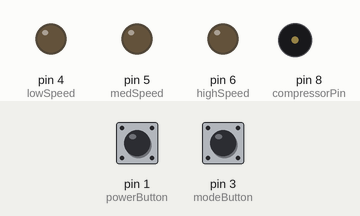
Recording of a sketch running on a simulated Arduino Uno, built with avr-gcc and run on an emulated ATmega328P. Parts: output pins drawn as LEDs (lit = HIGH), buzzer (waves = sounding). The test bench sets the inputs (shaded band); at power-on: pin 1 (powerButton) HIGH, pin 3 (modeButton) HIGH. Pins used as bus, display or sensor lines are not drawn.

Above: at 3.4 s.
3.5 s: pin 1 (powerButton) pulled LOW for 0.15 s
At 4.3 s:
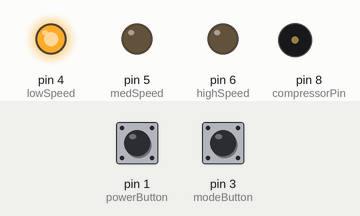
5.1 s: pin 3 (modeButton) pulled LOW for 3.2 s
At 9.0 s:
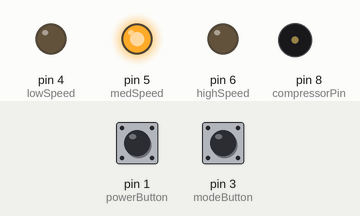
9.8 s: pin 3 (modeButton) pulled LOW for 0.15 s
At 10.3 s:
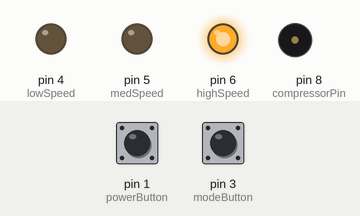
11.4 s: pin 3 (modeButton) pulled LOW for 1 s
At 13.4 s:
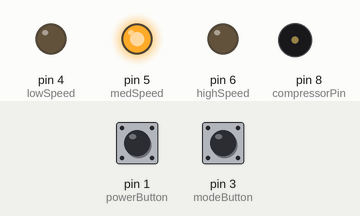
Timing chart, 0 to 14.9 s (numbered marks = the images above; inputs shaded):
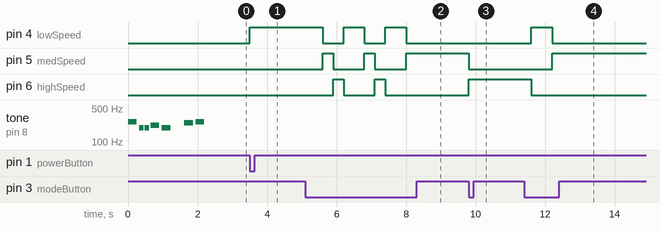

The sketch:

Window_Air_Conditioner_Motherboard_Code.ino
```cpp
/*  Duda.AC.v3.0

  This is a program to control a GE window air conditioning unit utlizing the built in pushbuttons
  (connections scratched on the board to disconnect).  It will control power, compressor, and fan.
  Eventually it may integrate with thermostat.  For now it's ON or OFF.

*/

#include "pitches.h"
// constants won't change. They're used here to set pin numbers:
const int powerButton = 1;
const int modeButton = 3;  // can choose the fan speed
const int lowSpeed = 4;  //  Turns the fan on low
const int medSpeed = 5;  //  Turns the fan on medium
const int highSpeed = 6;  //  Turns the fan on high
const int speakerPin = 7;  //  The piezo buzzer is connected to this
const int compressorPin = 8;  //  This pin is connected to the relay the controls the compressor
const int thermostatPin = 9;  //To be used in the future when I read the thermostate via serial.

int shaveMelody[] = { NOTE_C4, NOTE_G3, NOTE_G3, NOTE_A3, NOTE_G3, 0, NOTE_B3, NOTE_C4 }; // Shave and a haircut melody
int shaveDurations[] = { 4, 8, 8, 4, 4, 4, 4, 4 };  // Shave and a Haircut note length
int zippityDuda[] = { NOTE_C4, NOTE_C4, NOTE_D4, NOTE_E4, NOTE_A5, NOTE_F4, NOTE_F4, NOTE_D4, NOTE_E4, NOTE_E4 };  // Zippity Duda melody
int zippityDurations[] = { 4, 8, 8, 4, 2, 4, 8, 8, 4, 2 }; // Zippity Duda note length

// variables will change:
int stateCompressorPin = LOW;  // the current state of the compressor
int stateFanPin = LOW;  //  Is the fan on or off?
int lastButtonState;  // the previous state of button
int statePowerButton; // the current state of button
int modeButtonCounter = 0;  // counter for the number of button presses
int powerState = LOW;
int newModeCount;

void setup() {

  pinMode(powerButton, INPUT_PULLUP); // set arduino pin to input pull-up mode
  pinMode(modeButton, INPUT_PULLUP);
  pinMode(compressorPin, OUTPUT);  // set arduino pin to output mode
  pinMode(lowSpeed, OUTPUT);
  pinMode(medSpeed, OUTPUT);
  pinMode(highSpeed, OUTPUT);
  pinMode(speakerPin, OUTPUT);
  pinMode(thermostatPin, INPUT);
  statePowerButton = LOW;

  // plays music
  {
    for (int thisNote = 0; thisNote < 8; thisNote++) {
      int shaveDuration = 1000 / shaveDurations[thisNote];
      tone(8, shaveMelody[thisNote], shaveDuration);
      int pauseBetweenNotes = shaveDuration * 1.30;
      delay(pauseBetweenNotes);
      noTone(7);
    }
  }
}
void loop() {
  lastButtonState = statePowerButton;  // save the last state
  statePowerButton = digitalRead(powerButton);  // read new state

  // This section checks to see if the powerButton is pressed.  If so it turns the fan on LOW and turns on the compressor.
  if (lastButtonState == HIGH && statePowerButton == LOW)
  {
    stateCompressorPin = !stateCompressorPin;
    powerState = !powerState;
    digitalWrite(medSpeed, LOW);
    digitalWrite(highSpeed, LOW);
    digitalWrite(compressorPin, stateCompressorPin);
    digitalWrite(lowSpeed, stateCompressorPin);
    digitalWrite(powerState, powerState);
  }

  //  This section controls the speed of the fan ONLY if powerState is HIGH
  if (powerState == HIGH) {
    if (digitalRead(modeButton) == LOW && stateCompressorPin == HIGH) // Need to add something here to make sure the AC unit is on.
    { newModeCount = modeButtonCounter + 1;
      if (newModeCount != modeButtonCounter) {
        Serial.println(newModeCount);
        switch (newModeCount) {
          case 1: digitalWrite(lowSpeed, HIGH), digitalWrite(medSpeed, LOW), digitalWrite(highSpeed, LOW); break;
          case 2: digitalWrite(lowSpeed, LOW), digitalWrite(medSpeed, HIGH), digitalWrite(highSpeed, LOW); break;
          case 3: digitalWrite(lowSpeed, LOW), digitalWrite(medSpeed, LOW), digitalWrite(highSpeed, HIGH); break;
          default: digitalWrite(lowSpeed, HIGH); digitalWrite(medSpeed, LOW); digitalWrite(highSpeed, LOW);
            newModeCount = 0; break;
        }
        modeButtonCounter = newModeCount;
      }
    }

    delay(300);
  }
}
```

pitches.h
```cpp
/*************************************************
 * Public Constants - This can be found at https://www.arduino.cc/en/Tutorial/BuiltInExamples/toneMelody
 *************************************************/

#define NOTE_B0  31
#define NOTE_C1  33
#define NOTE_CS1 35
#define NOTE_D1  37
#define NOTE_DS1 39
#define NOTE_E1  41
#define NOTE_F1  44
#define NOTE_FS1 46
#define NOTE_G1  49
#define NOTE_GS1 52
#define NOTE_A1  55
#define NOTE_AS1 58
#define NOTE_B1  62
#define NOTE_C2  65
#define NOTE_CS2 69
#define NOTE_D2  73
#define NOTE_DS2 78
#define NOTE_E2  82
#define NOTE_F2  87
#define NOTE_FS2 93
#define NOTE_G2  98
#define NOTE_GS2 104
#define NOTE_A2  110
#define NOTE_AS2 117
#define NOTE_B2  123
#define NOTE_C3  131
#define NOTE_CS3 139
#define NOTE_D3  147
#define NOTE_DS3 156
#define NOTE_E3  165
#define NOTE_F3  175
#define NOTE_FS3 185
#define NOTE_G3  196
#define NOTE_GS3 208
#define NOTE_A3  220
#define NOTE_AS3 233
#define NOTE_B3  247
#define NOTE_C4  262
#define NOTE_CS4 277
#define NOTE_D4  294
#define NOTE_DS4 311
#define NOTE_E4  330
#define NOTE_F4  349
#define NOTE_FS4 370
#define NOTE_G4  392
#define NOTE_GS4 415
#define NOTE_A4  440
#define NOTE_AS4 466
#define NOTE_B4  494
#define NOTE_C5  523
#define NOTE_CS5 554
#define NOTE_D5  587
#define NOTE_DS5 622
#define NOTE_E5  659
#define NOTE_F5  698
#define NOTE_FS5 740
#define NOTE_G5  784
#define NOTE_GS5 831
#define NOTE_A5  880
#define NOTE_AS5 932
#define NOTE_B5  988
#define NOTE_C6  1047
#define NOTE_CS6 1109
#define NOTE_D6  1175
#define NOTE_DS6 1245
#define NOTE_E6  1319
#define NOTE_F6  1397
#define NOTE_FS6 1480
#define NOTE_G6  1568
#define NOTE_GS6 1661
#define NOTE_A6  1760
#define NOTE_AS6 1865
#define NOTE_B6  1976
#define NOTE_C7  2093
#define NOTE_CS7 2217
#define NOTE_D7  2349
#define NOTE_DS7 2489
#define NOTE_E7  2637
#define NOTE_F7  2794
#define NOTE_FS7 2960
#define NOTE_G7  3136
#define NOTE_GS7 3322
#define NOTE_A7  3520
#define NOTE_AS7 3729
#define NOTE_B7  3951
#define NOTE_C8  4186
#define NOTE_CS8 4435
#define NOTE_D8  4699
#define NOTE_DS8 4978
```

Measured:
- after the input at 3.5 s, pin 4 (lowSpeed): LOW → HIGH at once
- after the input at 5.1 s, pin 4 (lowSpeed): alternates HIGH for 0.60 s and LOW for 0.60 s, 5 changes in all, then stays LOW, starting after 0.50 s; pin 5 (medSpeed): alternates HIGH for 0.30 s and LOW for 0.90 s, 5 changes in all, then stays HIGH, starting after 0.50 s
- after the input at 9.8 s, pin 5 (medSpeed): HIGH → LOW at once; pin 6 (highSpeed): LOW → HIGH at once
- after the input at 11.4 s, pin 4 (lowSpeed): LOW → HIGH after 0.20 s, → LOW 0.60 s later; pin 5 (medSpeed): LOW → HIGH after 0.80 s; pin 6 (highSpeed): HIGH → LOW after 0.20 s
